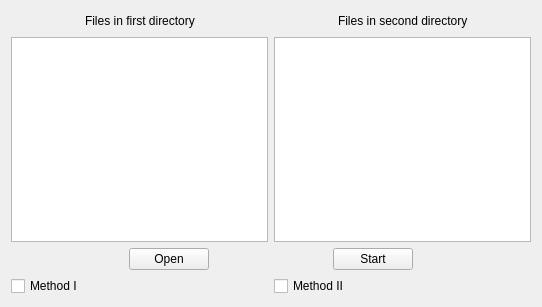
<?xml version="1.0" encoding="UTF-8"?>
<ui version="4.0">
 <class>MainWindow</class>
 <widget class="QMainWindow" name="MainWindow">
  <property name="geometry">
   <rect>
    <x>0</x>
    <y>0</y>
    <width>542</width>
    <height>307</height>
   </rect>
  </property>
  <property name="windowTitle">
   <string>MainWindow</string>
  </property>
  <widget class="QWidget" name="centralWidget">
   <layout class="QGridLayout" name="gridLayout">
    <item row="0" column="0">
     <layout class="QVBoxLayout" name="verticalLayout_3">
      <item>
       <layout class="QHBoxLayout" name="horizontalLayout_5">
        <item>
         <layout class="QVBoxLayout" name="verticalLayout">
          <item>
           <layout class="QHBoxLayout" name="horizontalLayout_3">
            <item>
             <spacer name="horizontalSpacer_4">
              <property name="orientation">
               <enum>Qt::Horizontal</enum>
              </property>
              <property name="sizeHint" stdset="0">
               <size>
                <width>40</width>
                <height>20</height>
               </size>
              </property>
             </spacer>
            </item>
            <item>
             <widget class="QLabel" name="label">
              <property name="text">
               <string>Files in first directory</string>
              </property>
             </widget>
            </item>
            <item>
             <spacer name="horizontalSpacer_5">
              <property name="orientation">
               <enum>Qt::Horizontal</enum>
              </property>
              <property name="sizeHint" stdset="0">
               <size>
                <width>40</width>
                <height>20</height>
               </size>
              </property>
             </spacer>
            </item>
           </layout>
          </item>
          <item>
           <widget class="QTextBrowser" name="teText1"/>
          </item>
         </layout>
        </item>
        <item>
         <layout class="QVBoxLayout" name="verticalLayout_2">
          <item>
           <layout class="QHBoxLayout" name="horizontalLayout_4">
            <item>
             <spacer name="horizontalSpacer_7">
              <property name="orientation">
               <enum>Qt::Horizontal</enum>
              </property>
              <property name="sizeHint" stdset="0">
               <size>
                <width>40</width>
                <height>20</height>
               </size>
              </property>
             </spacer>
            </item>
            <item>
             <widget class="QLabel" name="label_2">
              <property name="text">
               <string>Files in second directory</string>
              </property>
             </widget>
            </item>
            <item>
             <spacer name="horizontalSpacer_6">
              <property name="orientation">
               <enum>Qt::Horizontal</enum>
              </property>
              <property name="sizeHint" stdset="0">
               <size>
                <width>40</width>
                <height>20</height>
               </size>
              </property>
             </spacer>
            </item>
           </layout>
          </item>
          <item>
           <widget class="QTextBrowser" name="teText2"/>
          </item>
         </layout>
        </item>
       </layout>
      </item>
      <item>
       <layout class="QHBoxLayout" name="horizontalLayout_2">
        <item>
         <spacer name="horizontalSpacer">
          <property name="orientation">
           <enum>Qt::Horizontal</enum>
          </property>
          <property name="sizeHint" stdset="0">
           <size>
            <width>40</width>
            <height>20</height>
           </size>
          </property>
         </spacer>
        </item>
        <item>
         <widget class="QPushButton" name="pbOpen">
          <property name="text">
           <string>Open</string>
          </property>
         </widget>
        </item>
        <item>
         <spacer name="horizontalSpacer_3">
          <property name="orientation">
           <enum>Qt::Horizontal</enum>
          </property>
          <property name="sizeHint" stdset="0">
           <size>
            <width>40</width>
            <height>20</height>
           </size>
          </property>
         </spacer>
        </item>
        <item>
         <widget class="QPushButton" name="pbStart">
          <property name="text">
           <string>Start</string>
          </property>
         </widget>
        </item>
        <item>
         <spacer name="horizontalSpacer_2">
          <property name="orientation">
           <enum>Qt::Horizontal</enum>
          </property>
          <property name="sizeHint" stdset="0">
           <size>
            <width>40</width>
            <height>20</height>
           </size>
          </property>
         </spacer>
        </item>
       </layout>
      </item>
      <item>
       <layout class="QHBoxLayout" name="horizontalLayout">
        <item>
         <widget class="QCheckBox" name="cbBox1">
          <property name="text">
           <string>Method I</string>
          </property>
         </widget>
        </item>
        <item>
         <widget class="QCheckBox" name="cbBox2">
          <property name="text">
           <string>Method II</string>
          </property>
         </widget>
        </item>
       </layout>
      </item>
     </layout>
    </item>
   </layout>
  </widget>
 </widget>
 <layoutdefault spacing="6" margin="11"/>
 <resources/>
 <connections/>
</ui>
